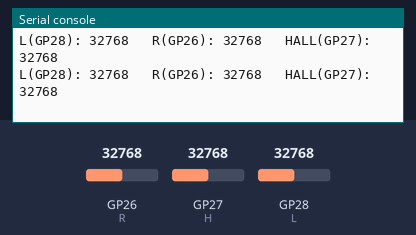
The program below on a simulated Raspberry Pi Pico running CircuitPython. On the bench: the last lines printed to the serial console. The inputs (shaded band) are chosen by the test bench; at power-on: GP26 (R) = 32768, GP27 (H) = 32768, GP28 (L) = 32768 (analog values on the 0–65535 scale).

Above: at 1.2 s.
1.3 s: GP26 (R) set to 45874
At 1.56 s:
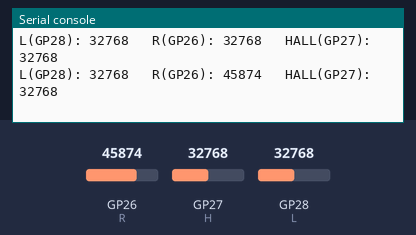
2.8 s: GP27 (H) set to 45874
At 2.97 s:
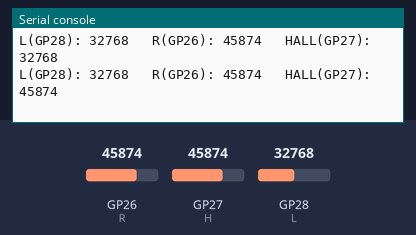
4.3 s: GP28 (L) set to 45874
At 4.37 s:
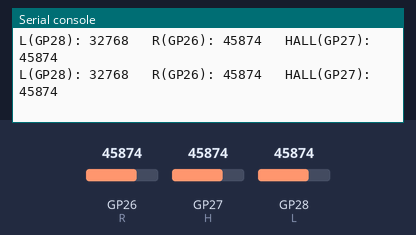
5.8 s: GP26 (R) set to 57670
At 5.98 s:
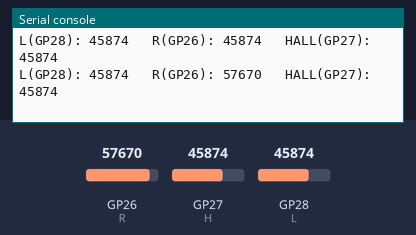
7.3 s: GP27 (H) set to 57670
At 7.38 s:
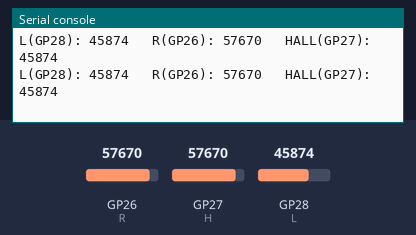
8.8 s: GP28 (L) set to 57670
At 8.99 s:
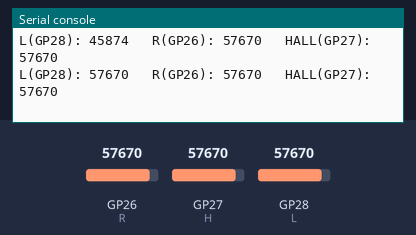
Timing chart, 0 to 11.3 s (numbered marks = the images above; inputs shaded):
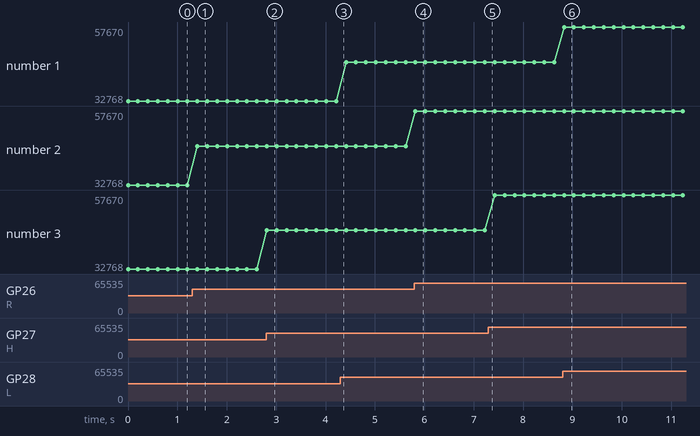

The program:

probe.py
```python
# probe.py — open in Thonny and press Run.
# Trigger each sensor and watch which number reacts; that tells you
# which pin it's actually wired to. Reset the board to go back to code.py.
import board, analogio, time

L = analogio.AnalogIn(board.GP28)   # left photodiode
R = analogio.AnalogIn(board.GP26)   # right photodiode
H = analogio.AnalogIn(board.GP27)   # hall sensor (where we planned it)

while True:
    print("L(GP28):", L.value, "  R(GP26):", R.value, "  HALL(GP27):", H.value)
    time.sleep(0.2)
```

Measured:
- after the input at 1.3 s, the serial console: prints a new line after 0.11 s (image 1)
- after the input at 2.8 s, the serial console: prints a new line at once (image 2)
- after the input at 5.8 s, the serial console: prints a new line at once (image 4)
- after the input at 8.8 s, the serial console: prints a new line at once (image 6)
- plotted number 2: 32768 → 45874 after the input at 1.3 s, 45874 → 57670 after the input at 5.8 s
